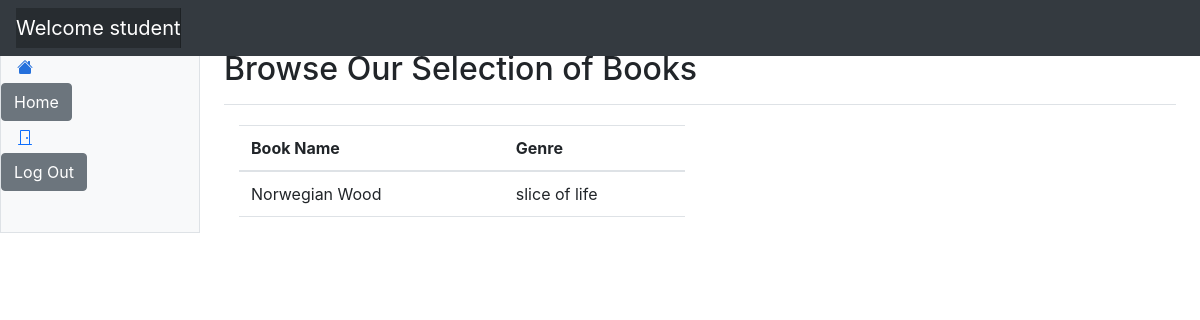
The page /browse/ (signed in) on the database its author committed.
### website/settings/roles.py (models this page shows, shortened)
class User(db.Model, UserMixin):
    id = db.Column(db.Integer, primary_key=True)
    username = db.Column(db.String(20), nullable=False, unique=True)
    password = db.Column(db.String(20), nullable=False)
    role = db.Column(db.String(20), nullable=False)
    deleted = db.relationship('Delete_user', backref='admin_user', foreign_keys='Delete_user.admin_id')

class data_book(db.Model):
    id = db.Column(db.Integer, primary_key=True)
    book_title = db.Column(db.String(20),nullable=False)
    book_genre = db.Column(db.String(20), nullable=False)

### website/routes.py (the view)
@myapp_obj.route('/browse/', methods=['POST', 'GET'])
def browse():
    books = data_book.query.all()
    return render_template('browse.html', user=current_user, books=books)

### website/routes.py (called while the page is built)
@myapp_obj.before_request
def create_db():
    db.create_all()

### website/templates/browse.html (shortened to what this page needs)
{% extends "base.html"%}
{% block content %}
<html lang="en" data-bs-theme="auto">
  <head><script src="../assets/js/color-modes.js"></script>
    <link rel="stylesheet" href="https://cdn.jsdelivr.net/npm/@docsearch/css@3">
<link href="../assets/dist/css/bootstrap.min.css" rel="stylesheet">
<header class="navbar sticky-top bg-dark flex-md-nowrap p-0 shadow" data-bs-theme="dark">
  <a class="navbar-brand col-md-3 col-lg-2 me-0 px-3 fs-6 text-white" href="#">Company name</a>
 <nav class="navbar navbar-expand-md navbar-dark fixed-top bg-dark">
        <a class="navbar-brand" href="#">Welcome {{user.username}}</a>
      </nav>
</header>
      <div class="container-fluid">
  <div class="row">
    <div class="sidebar border border-right col-md-3 col-lg-2 p-0 bg-body-tertiary">
      <div class="offcanvas-md offcanvas-end bg-body-tertiary" tabindex="-1" id="sidebarMenu" aria-labelledby="sidebarMenuLabel">
        <div class="offcanvas-body d-md-flex flex-column p-0 pt-lg-3 overflow-y-auto">
          <ul class="nav flex-column">
            <li class="nav-item">
              <a class="nav-link d-flex align-items-center gap-2 active" aria-current="page" href="#">
                <svg class="bi"><use xlink:href="#house-fill"/></svg>
                <a class="btn btn-secondary" href="{{url_for('home_page')}}" role="button"> Home <span class="sr-only">(current)</span></a>
              </a>
            </li>
          </ul>
          <ul class="nav flex-column mb-auto">
            <li class="nav-item">
              <a class="nav-link d-flex align-items-center gap-2" href="#">
                <svg class="bi"><use xlink:href="#door-closed"/></svg>
                <a class="btn btn-secondary" href="{{url_for('logout')}}" role="button">Log Out</a>
              </a>
            </li>
          </ul>
        </div>
      </div>
    </div>
 <main class="col-md-9 ms-sm-auto col-lg-10 px-md-4">
      <div class="d-flex justify-content-between flex-wrap flex-md-nowrap align-items-center pt-3 pb-2 mb-3 border-bottom">
        <h1 class="h2">Browse Our Selection of Books</h1>
      </div>
        <div class="col-md-6 col-sm-12">
            <table class="table">
                <thead>
                    <tr>
                        <th>Book Name</th>
                        <th>Genre</th>
                    </tr>
                </thead>
                <tbody>
                    {% for book in books %}
                    <tr>
                        <td>{{ book.book_title }}</td>
                        <td>{{ book.book_genre }}</td>
                    </tr>
                    {% endfor %}
                </tbody>
            </table>
        </div>
    </div>
         </div>
    <link href="https://cdn.jsdelivr.net/npm/bootstrap-icons@1.10.5/font/bootstrap-icons.min.css" rel="stylesheet">
    <link href="dashboard.css" rel="stylesheet">
  </head>
{% endblock %}

### website/templates/base.html (shortened to what this page needs)
<html>
<body>
    {% block content %}
    {% endblock %}
    </body>
    <head>
        <link href="https://cdn.jsdelivr.net/npm/bootstrap@5.3.0-alpha3/dist/css/bootstrap.min.css" rel="stylesheet">
  <link href="//maxcdn.bootstrapcdn.com/bootstrap/4.0.0/css/bootstrap.min.css" rel="stylesheet" id="bootstrap-css">
    <link href="https://maxcdn.bootstrapcdn.com/font-awesome/4.7.0/css/font-awesome.min.css" rel="stylesheet" />
    </head>
</html>

### website/templates/dashboard.css (style rules this page uses)
.bi { display: inline-block; width: 1rem; height: 1rem; }
.sidebar .nav-link { font-size: .875rem; font-weight: 500; }
.sidebar .nav-link.active { color: #2470dc; }
.navbar-brand { padding-top: .75rem; padding-bottom: .75rem; background-color: rgba(0, 0, 0, .25); box-shadow: inset -1px 0 0 rgba(0, 0, 0, .25); }

### website/templates/browse.html (style rules this page uses)
.bi { vertical-align: -.125em; fill: currentColor; }
body { font-family: "Lato", sans-serif; }
@media screen and (min-width: 768px) { table { width: 100%; border-collapse: collapse; margin-top: 20px; } }
@media screen and (min-width: 768px) { th, td { padding: 12px; text-align: left; border-bottom: 1px solid #ddd; } }
@media screen and (min-width: 768px) { th { background-color: #f2f2f2; } }

### rows shown on the page
User: username "student"
data_book: book_title "Norwegian Wood", book_genre "slice of life"
